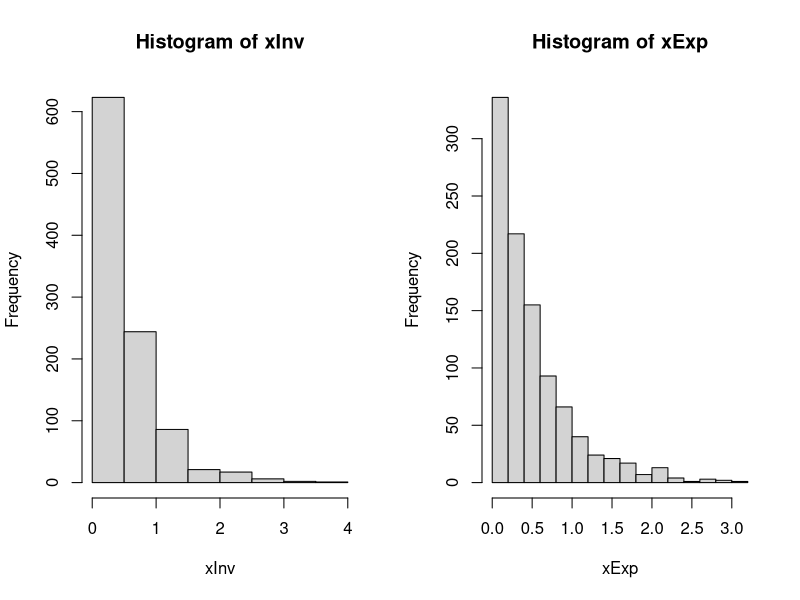
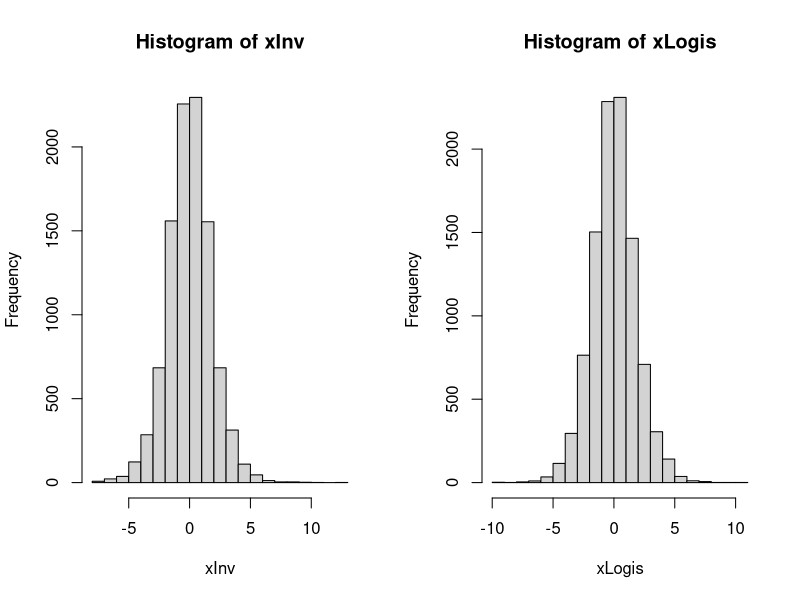

Source code (R) for these figures, in order:
## ---- chunk 1
library(knitr)
knitr::opts_chunk$set(fig.path='{{ site.url }}/images/non-uniform-rvs-')
## ---- chunk 2
n = 1000
lambda = 2
u = runif(n)
xInv = -log(u)/lambda
## ---- chunk 3
xExp = rexp(n, lambda)

par(mfcol = c(1,2))
hist(xInv)
hist(xExp)
## ---- chunk 4
n = 10000
u = runif(n)
xInv = -log(1/u - 1)
## ---- chunk 5
xLogis = rlogis(n, 0, 1)

par(mfcol = c(1,2))
hist(xInv)
hist(xLogis)
